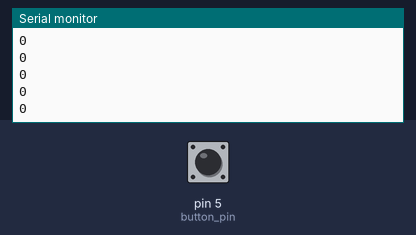
The sketch below on a simulated Arduino Uno, built with avr-gcc and run on an emulated ATmega328P. Parts: the last lines printed to the serial monitor. Inputs (shaded band) come from the test bench; at power-on: pin 5 (button_pin) HIGH.

Above: at 1.2 s.
1.3 s: pin 5 (button_pin) pulled LOW for 0.15 s
At 2.1 s:
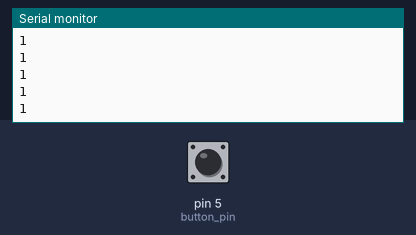
2.9 s: pin 5 (button_pin) pulled LOW for 1 s
At 3.6 s:
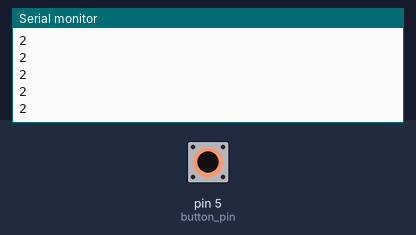
5.4 s: pin 5 (button_pin) pulled LOW for 0.15 s
At 6.2 s:
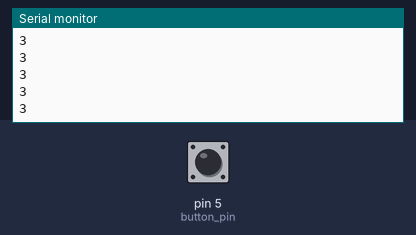
Timing chart, 0 to 7.8 s (numbered marks = the images above; inputs shaded):
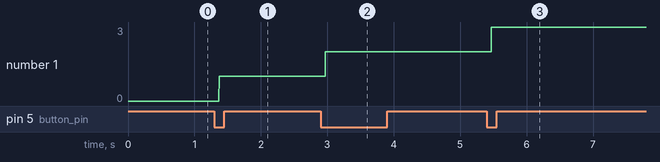

Measured:
- after the input at 1.3 s, the serial monitor: prints a new line after 0.07 s (image 1)
- after the input at 2.9 s, the serial monitor: prints a new line after 0.07 s (image 2)
- after the input at 5.4 s, the serial monitor: prints a new line after 0.07 s (image 3)
- plotted number 1: 0 → 1 after the input at 1.3 s, 1 → 2 after the input at 2.9 s, 2 → 3 after the input at 5.4 s

The sketch:

pushbutton_03_git.ino
```cpp
// Program to run a counter using pushbutton

int button_pin = 5; // signal pin to digital pin 5
int val_new;
int val_old =0;
int counter =0;

void setup() {
Serial.begin(9600);
pinMode(button_pin,INPUT);


}

void loop() {
  val_new = digitalRead(button_pin);
  if(val_new ==0 && val_old ==1){
    counter ++;
  }

  Serial.println(counter);


  val_old = val_new; // updating val_old
}
```
